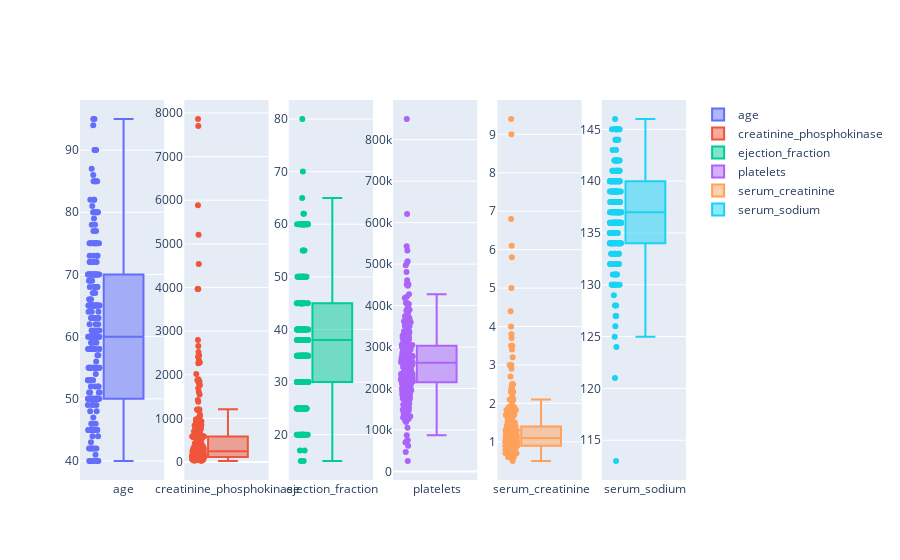

The notebook cell saved with this chart:
### Code cell
from plotly.subplots import make_subplots
import plotly.graph_objects as go

fig = make_subplots(rows=1, cols=len(NUM_LABELS))
for i, var in enumerate(NUM_LABELS):
    fig.add_trace(
        go.Box(y=df[var],
        name=var),
        row=1, col=i+1
    )

fig.update_traces(boxpoints='all', jitter=.3)

### Figure 1 — Plotly figure (JSON) as saved in the notebook; plotly's stock layout.template omitted (floating-point values rounded to 4 significant figures; data arrays with more than 128 entries replaced by an {"elided": "..."} marker saying what was removed)
{"data": [{"boxpoints": "all", "jitter": 0.3, "name": "age", "type": "box", "xaxis": "x", "y": {"elided": "277 float values"}, "yaxis": "y"}, {"boxpoints": "all", "jitter": 0.3, "name": "creatinine_phosphokinase", "type": "box", "xaxis": "x2", "y": {"elided": "277 int values"}, "yaxis": "y2"}, {"boxpoints": "all", "jitter": 0.3, "name": "ejection_fraction", "type": "box", "xaxis": "x3", "y": {"elided": "277 int values"}, "yaxis": "y3"}, {"boxpoints": "all", "jitter": 0.3, "name": "platelets", "type": "box", "xaxis": "x4", "y": {"elided": "277 float values"}, "yaxis": "y4"}, {"boxpoints": "all", "jitter": 0.3, "name": "serum_creatinine", "type": "box", "xaxis": "x5", "y": {"elided": "277 float values"}, "yaxis": "y5"}, {"boxpoints": "all", "jitter": 0.3, "name": "serum_sodium", "type": "box", "xaxis": "x6", "y": {"elided": "277 int values"}, "yaxis": "y6"}], "layout": {"xaxis": {"anchor": "y", "domain": [0, 0.1389]}, "xaxis2": {"anchor": "y2", "domain": [0.1722, 0.3111]}, "xaxis3": {"anchor": "y3", "domain": [0.3444, 0.4833]}, "xaxis4": {"anchor": "y4", "domain": [0.5167, 0.6556]}, "xaxis5": {"anchor": "y5", "domain": [0.6889, 0.8278]}, "xaxis6": {"anchor": "y6", "domain": [0.8611, 1]}, "yaxis": {"anchor": "x", "domain": [0, 1]}, "yaxis2": {"anchor": "x2", "domain": [0, 1]}, "yaxis3": {"anchor": "x3", "domain": [0, 1]}, "yaxis4": {"anchor": "x4", "domain": [0, 1]}, "yaxis5": {"anchor": "x5", "domain": [0, 1]}, "yaxis6": {"anchor": "x6", "domain": [0, 1]}}}
